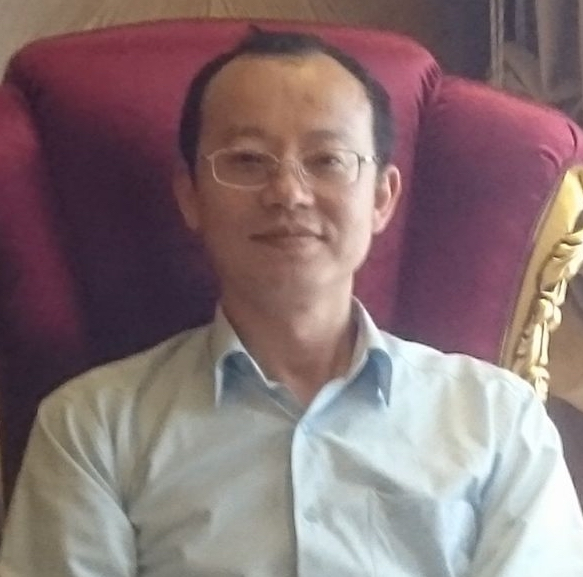
#> input picture 第19組_practice3/Head.jpg, 583 x 577 px
$ python Group19.py
#> lines starting #> are read from the running program, lines starting #| are printed output that depends on the picture; after the words box and inside, x2 and y2 are one past the last pixel; in counts of white or black regions, pixels touching at a corner belong together
# -*- coding: utf-8 -*-
"""
Created on Mon Apr 16 18:07:14 2018

@author: Shi Weiqiang Econ4A Group_19
"""

import numpy
from PIL import Image

head = Image.open("Head.jpg")
#> head is the input picture: PIL image 583x577 RGB; mean R, G, B 135.5, 114.9, 116.3
W, H = head.size
#> W = 583; H = 577
print(W,H)
#| 583 577

glass = Image.open("eyeglasses.jpg")
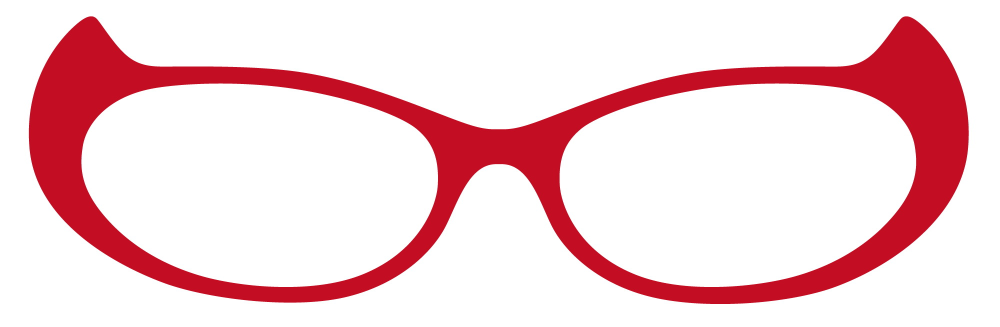
#> input picture 第19組_practice3/eyeglasses.jpg, 2000 x 654 px (shown at 1/2 size)
#> glass is the input picture: PIL image 2000x654 RGB; mean R, G, B 243.7, 210, 214.1
w_g, h_g = glass.size
#> w_g = 2000; h_g = 654
print(w_g,h_g)
#| 2000 654

'''
background    new
(200,130)  => (0,0)
(200,185) => (0,654)
(375,185) => (2000,654)
'''


#lemon pic
a = numpy.array([
    [0, 0, 0, 0, 1, 0],
    [0, 0, 0, 0, 0, 1],
    [0, 654, 0, 0, 1, 0],
    [0, 0, 0, 654, 0, 1],
    [2000, 654, 0, 0, 1, 0],
    [0, 0, 2000, 654, 0, 1]
])
# background
b = numpy.array([200,130,200,185,375,185])
c = numpy.linalg.solve(a,b)
print(c)

pic1 = head
pic2 = glass

wMax, hMax = pic1.size
#> wMax = 583; hMax = 577
w,h = pic2.size
#> w = 2000; h = 654

apic1 = numpy.array(pic1)
apic2 = numpy.array(pic2)


for i in range(h):# control row
    for j in range(w):# control col
        src = numpy.array([
            [j,i,0,0,1,0],[0,0,j,i,0,1]
        ])
        ans = numpy.round(numpy.matmul(src,c),0)
        if ans[1] >= hMax or ans[0] >=wMax:
            continue # over range
        if ans[1] < 0 or ans[0] < 0:
            continue # over range
        r, g, b = apic2[i,j]
        if r >= 200 and g >= 200 and b >= 200:
            continue
        apic1[int(ans[1]),int(ans[0])] = apic2[i,j]
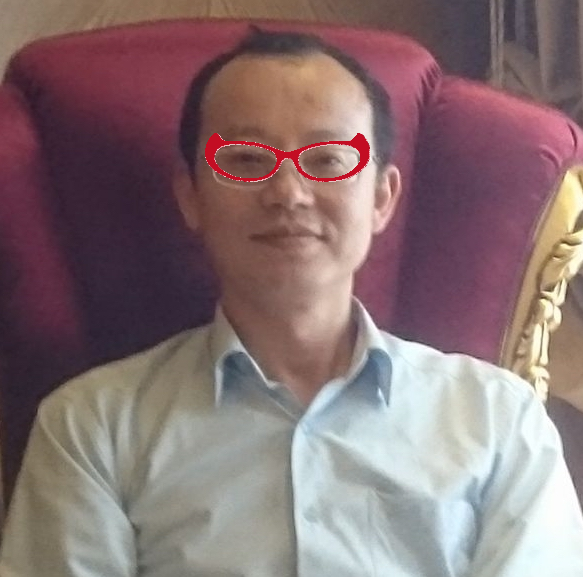
#> apic1: shape (577, 583, 3); 0.66% of pixels changed, all inside (x1, y1, x2, y2) = (205, 133, 370, 182)


# ----------part1
pic3 = Image.open("mustache.jpg")
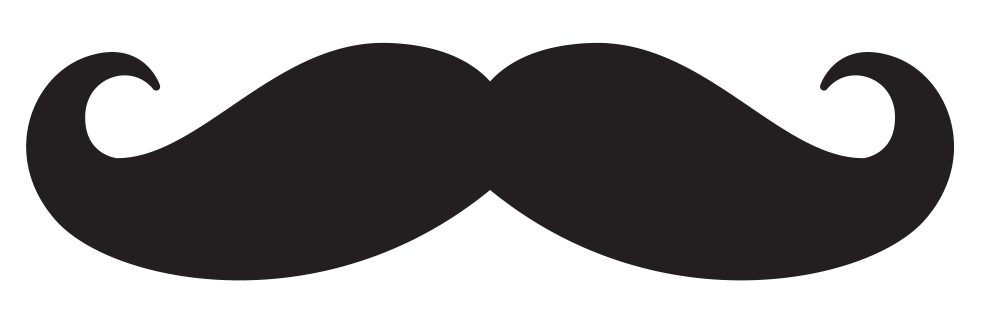
#> input picture 第19組_practice3/mustache.jpg, 2006 x 665 px (shown at 1/2 size)
#> pic3 is the input picture: PIL image 2006x665 RGB; mean R, G, B 152, 150.2, 150.6
w,h = pic3.size
#> w = 2006; h = 665
print(w,h)
#| 2006 665
apic2 = numpy.array(pic2)


'''
background    new
(200,200)  => (0,0)
(200,240) => (0,665)
(370,240) => (2006,665)
'''


#lemon pic
a = numpy.array([
    [0, 0, 0, 0, 1, 0],
    [0, 0, 0, 0, 0, 1],
    [0, 665, 0, 0, 1, 0],
    [0, 0, 0, 665, 0, 1],
    [2006, 665, 0, 0, 1, 0],
    [0, 0, 2006, 665, 0, 1]
])
# background
b = numpy.array([200,200,200,240,370,240])
c = numpy.linalg.solve(a,b)
print(c)

#apic1 = numpy.array(pic1)
apic3 = numpy.array(pic3)

for i in range(h):# control row
    for j in range(w):# control col
        src = numpy.array([
            [j,i,0,0,1,0],[0,0,j,i,0,1]
        ])
        ans = numpy.round(numpy.matmul(src,c),0)
        if ans[1] >= hMax or ans[0] >=wMax:
            continue # over range
        if ans[1] < 0 or ans[0] < 0:
            continue # over range
        r, g, b = apic3[i,j]
        if r >= 200 and g >= 200 and b >= 200:
            continue
        apic1[int(ans[1]),int(ans[0])] = apic3[i,j]
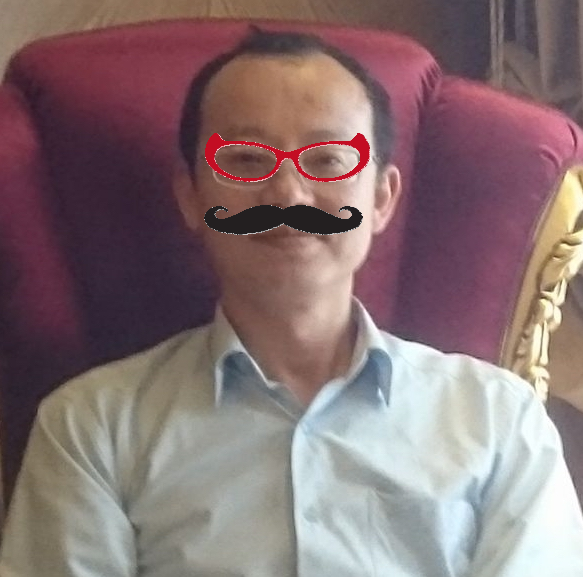
#> apic1: shape (577, 583, 3); 1.02% of pixels changed, all inside (x1, y1, x2, y2) = (204, 205, 363, 235)


solve_Img = Image.fromarray(apic1, mode="RGB")
solve_Img.save("save.jpg")
